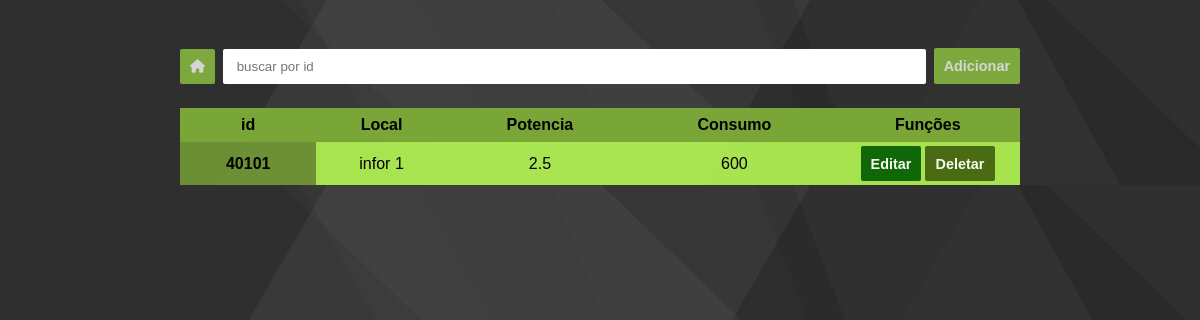
/4 (signed in), run on an earlier commit of the app's database.
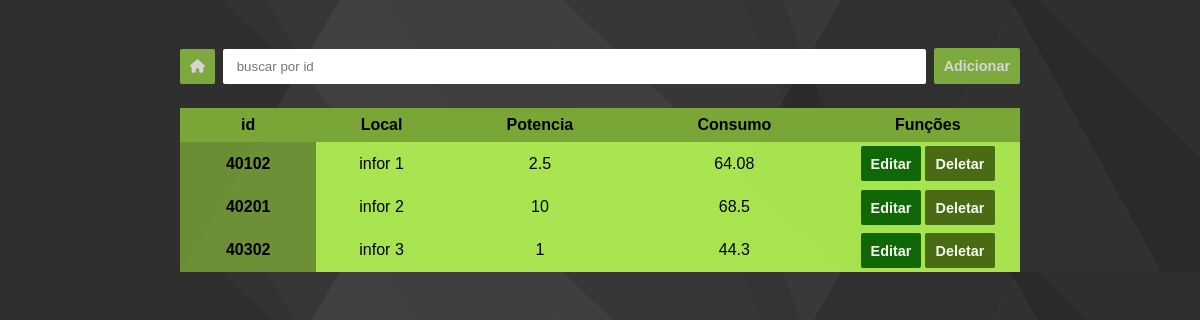
And on a later commit of the database.
### models.py (models this page shows)
class Eletronicos(db.Model):
    id = db.Column(db.Integer, primary_key = True)
    id_sala = db.Column(db.Integer, db.ForeignKey('sala.id'))
    id_objeto = db.Column(db.Integer, db.ForeignKey('objetos.id'))
    potencia = db.Column(db.Integer)
    consumo = db.Column(db.Integer)

### routes/funcoes.py (the view)
@funcoes_route.route('/<int:itens>')
def listar_itens(itens):
    session['id_obj'] = itens
    usu = session.get('usu')
    global tabela_moveis
    tabela_moveis = db.session.query(Moveis).filter_by(id_objeto = itens).all()
    if tabela_moveis:
        mov = True
        return render_template('lista_item.html', tabela = tabela_moveis, movel = mov, usu = usu)
    else:
        mov = False
        tabela_eletronicos = db.session.query(Eletronicos).filter_by(id_objeto = itens).all()
        return render_template('lista_item.html', tabela = tabela_eletronicos, movel = mov, usu = usu)

### main.py (called while the page is built)
@lm.user_loader
def user_loader(id):
    global usuario
    usuario = db.session.query(Usuarios).filter_by(id=id).first()
    return usuario

### templates/lista_item.html (shortened to what this page needs)
<!DOCTYPE html>
<html lang="pt-br">
<head>
  <link rel="stylesheet" href="https://cdnjs.cloudflare.com/ajax/libs/font-awesome/6.6.0/css/all.min.css"
 />
  <link rel="stylesheet" href="../static/css/table.css">
</head>
<body>
  <section class="search--flex">
    <a href="/">
      <button class="back--btn">
        <i class="fa-solid fa-house"></i>
      </button>
    </a>
    <input type="number" id="search--tipping" placeholder=" buscar por id ">
    {% if usu: %}
    <button id="abrir_modal" class="search--btn" data-modal="modal">Adicionar</button>
    {% endif %}
  </section>
  <table>
    <thead>
      <tr>
        <th>id</th>
        <th>Local</th>
        {% if tabela[0].potencia %}
        <th>Potencia</th>
        <th>Consumo</th>
        {% else %}
        <th>Cor</th>
        <th>Material</th>
        {% endif %}
        {% if usu: %}
        <th>Funções</th>
        {% endif %}
      </tr>
    </thead>
    <tbody id="table--item">
      {% for objeto in tabela: %}
      <th scope="row">{{ objeto.id }}</th>
      <td>infor {{ objeto.id_sala }}</td>
      {% if objeto.potencia %}
      <td>{{ objeto.potencia }}</td>
      <td>{{ objeto.consumo }}</td>
      {% else %}
      <td>{{ objeto.cor }}</td>
      <td>{{ objeto.material }}</td>
      {% endif %}
      {% if usu: %}
      <td>
        <button data-modal="modal{{objeto.id}}" id="abrir_modal" class="abrir_modal edit--btn">
          Editar
        </button>
        <a href="/{{ objeto.id }}/Deletar">
          <button class="delet--btn">Deletar</button>
        </a>
      </td>
      {% endif %}
      {% endfor %}
    </tbody>
  </table>
</body>
</html>

### static/css/table.css (style rules this page uses)
:root { --corDeFundo-cabecalho: #7AA637; --corDeFundo-tr: #7aa637cd; --corDeFundo-td: #bbff54db; --corDeFundo-btn: #91c741; --corButtonDelet: #3e5f0d; --corButtonEdit: #005a00; --corButtonClose: rgb(255, 54, 54); }
* { margin: 0; box-sizing: border-box; font-family: "Josefin Sans", sans-serif; }
body { background-image: linear-gradient(300deg, rgba(77, 77, 77, 0.05) 0%, rgba(77, 77, 77, 0.05) 25%, rgba(42, 42, 42, 0.05) 25%, rgba(42, 42, 42, 0.05) 38%, rgba(223, 223, 223, 0.05) 38%, rgba(223, 223, 223, 0.05) 75%, rgba(36, 36, 36, 0.05) 75%, rgba(36, 36, 36, 0.05) 100%), linear-gradient(44deg, rgba(128, 128, 128, 0.05) 0%, rgba(128, 128, 128, 0.05) 34%, rgba(212, 212, 212, 0.05) 34%, rgba(212, 212, 212, 0.05) 57%, rgba(25, 25, 25, 0.05) 57%, rgba(25, 25, 25, 0.05) 89%, rgba(135, 135, 135, 0.05) 89%, rgba(135, 135, 135, 0.05) 100%), linear-gradient(241deg, rgba(55, 55, 55, 0.05) 0%, rgba(55, 55, 55, 0.05) 14%, rgba(209, 209, 209, 0.05) 14%, rgba(209, 209, 209, 0.05) 60%, rgba(245, 245, 245, 0.05) 60%, rgba(245, 245, 245, 0.05) 69%, rgba(164, 164, 164, 0.05) 69%, rgba(164, 164, 164, 0.05) 100%), linear-gradient(249deg, rgba(248, 248, 248, 0.05) 0%, rgba(248, 248, 248, 0.05) 32%, rgba(148, 148, 148, 0.05) 32%, rgba(148, 148, 148, 0.05) 35%, rgba(202, 202, 202, 0.05) 35%, rgba(202, 202, 202, 0.05) 51%, rgba(181, 181, 181, 0.05) 51%, rgba(181, 181, 181, 0.05) 100%), linear-gradient(92deg, hsl(214, 0%, 11%), hsl(214, 0%, 11%)); display: flex; flex-direction: column; justify-content: center; align-items: center; padding-top: 1.5rem; }
.search--flex { display: flex; justify-content: center; align-items: center; width: 100%; max-width: 70vw; margin-top: 1.5rem; margin-bottom: 1.5rem; gap: 0.5rem; }
.search--flex input { width: 100%; border: none; border-radius: 2px; padding: 10px; }
.search--btn { color: #fff; background-color: var(--corDeFundo-btn); border: none; border-radius: 2px; font-size: 0.9rem; font-weight: bold; cursor: pointer; padding: 10px; opacity: 0.8; transition: 0.5s ease; }
.edit--btn { color: #fff; background-color: var(--corButtonEdit); border: none; border-radius: 2px; font-size: 0.9rem; font-weight: bold; cursor: pointer; padding: 10px; margin-bottom: 0.2rem; width: 60px; max-width: 90%; height: 35px; max-height: 80%; opacity: 0.9; transition: 0.3s ease; }
.delet--btn { color: #fff; background-color: var(--corButtonDelet); border: none; border-radius: 2px; font-size: 0.9rem; font-weight: bold; cursor: pointer; padding: 10px; margin-top: 0.2rem; width: 70px; max-width: 90%; height: 35px; max-height: 80%; opacity: 0.9; transition: 0.3s ease; }
table { border-collapse: collapse; width: 100%; max-width: 70vw; margin: auto; }
thead { background-color: var(--corDeFundo-cabecalho); color: black; }
th { background-color: var(--corDeFundo-tr); padding: 0.5rem; text-align: center; width: 30px; }
td { text-align: center; background-color: var(--corDeFundo-td); }
body { display: flex; justify-content: center; align-items: center; }

What changed in the data, as far as the page shows it:
removed Eletronicos: id "40101", id_sala "1", potencia "2.5", consumo "600"
added Eletronicos: id "40102", id_sala "1", potencia "2.5", consumo "64.08"
added Eletronicos: id "40201", id_sala "2", potencia "10", consumo "68.5"
added Eletronicos: id "40302", id_sala "3", potencia "1", consumo "44.3"
